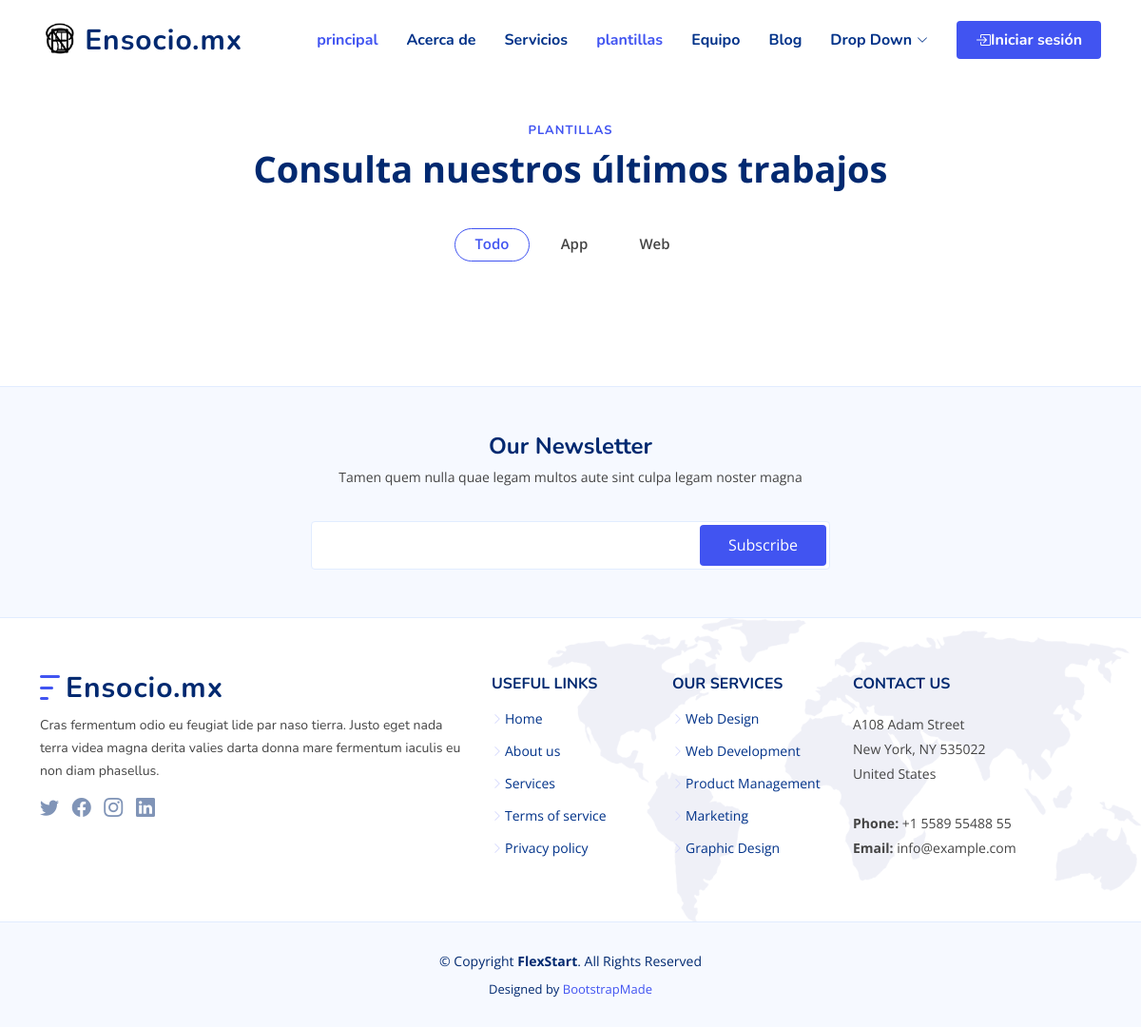
The app's page /plantillas/, older data.
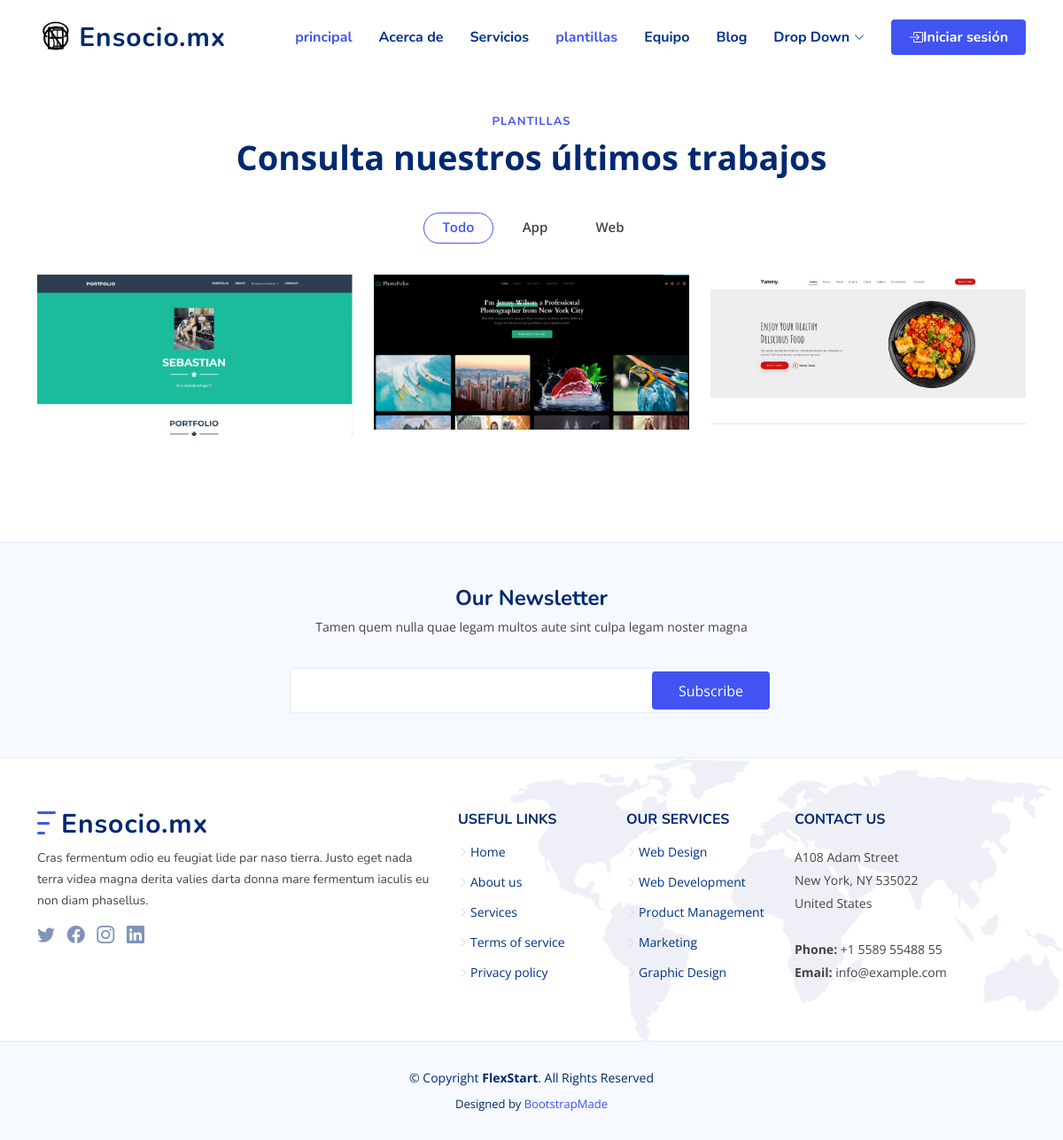
The same page, newer data.
### Shop/models.py (models this page shows, shortened)
class ProductPlantillas(models.Model):
    category_plantillas = models.ForeignKey(CategoryPlantillas, related_name='productplantillas', on_delete=models.CASCADE)
    created_by_p = models.ForeignKey(settings.AUTH_USER_MODEL, on_delete=models.CASCADE, related_name='product_creator_p')
    title_p = models.CharField(max_length=255)
    author_p = models.CharField(max_length=255, default='admin')
    description_p = tinymce_models.HTMLField(blank=True)
    image_p0 = models.ImageField(upload_to='images/', default='images/default.png', null=True)
    image_p1 = models.ImageField(upload_to='images/', default='images/default.png', null=True)
    image_p2 = models.ImageField(upload_to='images/', default='images/default.png', null=True)
    slug_p = models.SlugField(max_length=255)
    price_p = models.DecimalField(max_digits=7, decimal_places=2)
    old_price_p = models.DecimalField(max_digits=7, decimal_places=2, null=True)
    in_stock_p = models.BooleanField(default=True)
    is_active_p = models.BooleanField(default=True)
    created_p = models.DateTimeField(auto_now_add=True)
    updated_p = models.DateTimeField(auto_now=True)
    class Meta:
        verbose_name_plural = 'Productplantillass'
    def get_absolute_url(self):
        return reverse('Shop:plantillas_detail', args=[self.slug_p])

### Shop/views.py (the view)
# urls.py: path('plantillas/', views.plantillas, name='plantillas'),
def plantillas(request):
    productplantillas = ProductPlantillas.objects.all()
    context = {
        'productplantillas': productplantillas,
    }
    return render(request, 'Shop/allproducts/plantillas.html', context)

### Shop/models.py (called while the page is built)
    def get_absolute_url(self):
        return reverse('Shop:category_list', args=[self.slug])

    def get_absolute_url(self):
        return reverse('Shop:plantilla_category_list', args=[self.slug_p])

### Shop/views.py (called while the page is built)
def categories(request):
    return {
        'categories': Category.objects.all()
    }

def categoriesplantillas(request):
    return {
        'categoriesplantillas': CategoryPlantillas.objects.all()
    }

### basket/basket.py (called while the page is built)
    def __len__(self):
        return sum(item['qty'] for item in self.basket.values())

### template/Shop/allproducts/plantillas.html (shortened to what this page needs)
{% extends "../base.html" %}
{% load static %}
{% block content %}
    <section id="portfolio" class="portfolio">
        <div class="container" data-aos="fade-up">
          <header class="section-header">
            <h2>plantillas</h2>
            <p>Consulta nuestros últimos trabajos</p>
          </header>
          <div class="row" data-aos="fade-up" data-aos-delay="100">
            <div class="col-lg-12 d-flex justify-content-center">
              <ul id="portfolio-flters">
                <li data-filter="*" class="filter-active">Todo</li>
                <li data-filter=".filter-app">App</li>
                <li data-filter=".filter-web">Web</li>
              </ul>
            </div>
          </div>
          <div class="row gy-4 portfolio-container" data-aos="fade-up" data-aos-delay="200">
            {% for x in productplantillas %}
            <div class="col-lg-4 col-md-6 portfolio-item filter-app">
              <div class="portfolio-wrap">
                <img src="{{ x.image_p0.url }}" class="img-fluid" alt="">
              </div>
            </div>
            {% endfor %}
          </div>
        </div>
      </section>
{% endblock %}

Row changes from the older to the newer data that the page shows:
added ProductPlantillas: image_p0 (picture)
added ProductPlantillas: image_p0 (picture)
added ProductPlantillas: image_p0 (picture)
